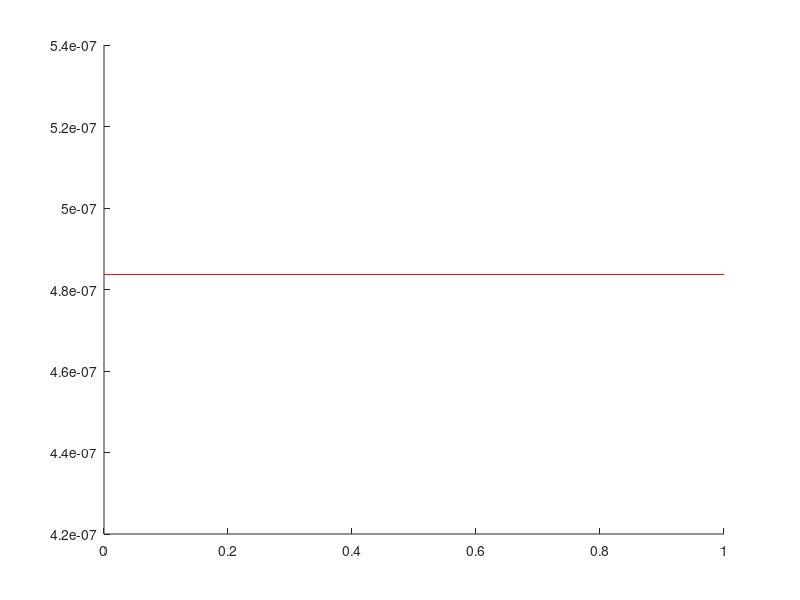

Here is the MATLAB script that generated this plot:
clc, clear all

dist = @(x,y) sqrt((x(1,:)-y(1)).^2 + (x(2,:)-y(2)).^2 + (x(3,:)-y(3)).^2);

if ismac
    matdirectory = '/Users/alex/Dropbox/resuspension/2011/trajectories(186-194)';
else
    matdirectory ='C:\Users\hadar\Dropbox\resuspension\2011\trajectories(186-194)\events_80';
end

large_ones = dir(fullfile(matdirectory,'large*'));

time_of_event = {};
%data_large = {};
%data_small = {};
data_drag = {};

% R = 15;


D = 550 * 10^(-6); %diameter of the solid particle [m]
r = D/2;
A= pi * r^2 ;% the projected grain area perpendicular to flow direction

density_l = 0.998 ; % density of water ,temperature= 22 [gr/cm^3]
density_s = 1.065 ; %density of solid patricles [gr/cm^3]

CD = 2; % drag coefficient

%u_critical = 0.0655;
%f_drag_critical= 0.5* density_l*1000 * CD * A * (u_critical)^2;

% according to the article: impulse an particle dislodgement undr turbulent flow conditions
ws = (density_s -density_l)* 1000 * pi  * 9.81 *4 / 3 * r^3 ;%submerged particle weight
fv = (1+0.5*(density_l/(density_s-density_l))); %
f_drag_critical =  fv * ws  ;
%u_square_critical = 2*fv*ws/(density_l* CD *A);

%according to shields parameter. article: grid stirred turbulence/Medina,Redondo
%s = density_s/density_l;
%theta_critical = 0.06;
%u_critical= sqrt(theta_critical*(s-1)* 9.81 * D); %critical bed shear velocity
%f_drag_critical= 0.5* density_l*1000 * CD * A * (u_critical)^2;

%for all the large particles
for kFiles = 1:length(large_ones)
    
    % get the name of the data
    filename = large_ones(kFiles).name;
    [path,filename,ext] = fileparts(filename);
    
    % Load the largeXXXX.mat
    large = load(fullfile(matdirectory,filename));
    % and rename it to 'large'
    large = large.(filename);
    % Load the eventsXXXXX.mat
    events = load(fullfile(matdirectory,strrep(filename,'large','events')));
    
    % Load the small particle data and rename to 'small'
    small = load(fullfile(matdirectory,strrep(filename,'large','small')));
    small = small.(strrep(filename,'large','small'));
    
    numEvents = size(events.events,1);
    numSmallTraj = length(small);
    
    trajIds = unique(cat(1,large.trajid));
    
    
    
    for iEvents = 1:numEvents
        % Select the trajectory and the time of event
        time_of_event{kFiles,iEvents} = events.events(iEvents,2);
        trajind = trajIds == events.events(iEvents,1);
        
        % Take the single trajectory in which we had an event aside into
        % the temprorary 'data'
        
        data = large(trajind);
        
        
        % Along that trajectory, at each time step
        
        for ind = 1:length(data.t)
            
            xp = data.xf(ind);
            yp = data.yf(ind);
            zp = data.zf(ind);
            up = data.uf(ind);
            vp = data.vf(ind);
            wp = data.wf(ind);
            %velocity_p = [up,vp,wp];
            
            % storage
            %data_large{kFiles,iEvents,ind} = velocity_p;
            
            counter = 0;
            drag_force = 0;
            
            closest_distance = Inf;
            closest_point_velocity = zeros(1,3);
            
            for j = 1:numSmallTraj % for all small ones
                relevant = find(small(j).t == data.t(ind)); % &  distance <= R);
                distance = dist([small(j).xf(relevant),small(j).yf(relevant),small(j).zf(relevant)]',[xp,yp,zp])';
                if distance < closest_distance & small(j).yf(relevant) > -21.5 % not on the ground
                    closest_distance = distance;
                    closest_point_velocity  = [small(j).uf(relevant),...
                        small(j).vf(relevant),small(j).wf(relevant)];
                end
            end
            
            tmp.uf = closest_point_velocity(1);
            tmp.vf = closest_point_velocity(2);
            tmp.wf = closest_point_velocity(3);
            
            velocity_p_f = [tmp.uf-up,tmp.vf-vp,tmp.wf-wp];
            
            drag_force = 0.5* density_l*1000* CD * A * norm(velocity_p_f) * velocity_p_f;
            
            % if verbose,plot_long_trajectories(tmp(relevant),1,hf);   end
            
            
            
            %data_small{kFiles,iEvents,ind} =  tmp_velocity;
            data_drag{kFiles,iEvents,ind} =  drag_force; % norm (drag_force) / counter; % average  of the   absolute drag force
            time_data_small{kFiles, iEvents,ind} = data.t(ind);

        end
    end
end

% save drag_force_R25_80_article.mat


%%
figure, hold on,
for kFiles = 1:size(data_drag,1)
    for iEvents = 1:size(data_drag,2)
        if ~isempty([time_of_event{kFiles,iEvents}]);
            tmp = cat(1,data_drag{kFiles,iEvents,:});
            norm_drag = sum(tmp.^2,2).^(0.5);
            plot([time_data_small{kFiles,iEvents,:}]-[time_data_small{kFiles,iEvents,1}],norm_drag);
            % tmp = [data_drag{kFiles,iEvents,:}];
            t1 = max([time_of_event{kFiles,iEvents}]-[time_data_small{kFiles,iEvents,1}]-1,1);
            plot(t1,norm_drag(t1+1),'ro','MarkerSize',10); % time of the event
            
        end
    end
end
xlim = get(gca,'xlim');
plot(xlim,[f_drag_critical,f_drag_critical], 'r'); % make a line
%plot(xlim,[f_drag_critical_1,f_drag_critical_1], 'g'); % make a line
hold off
